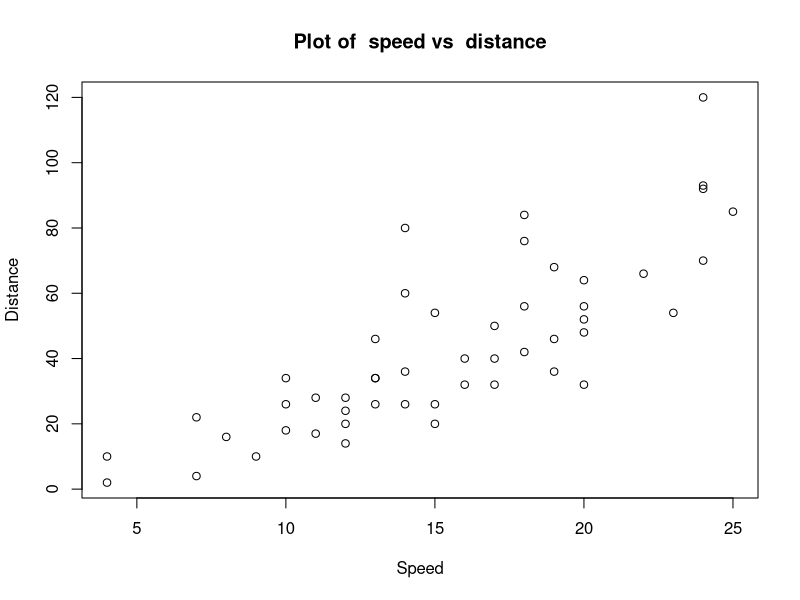
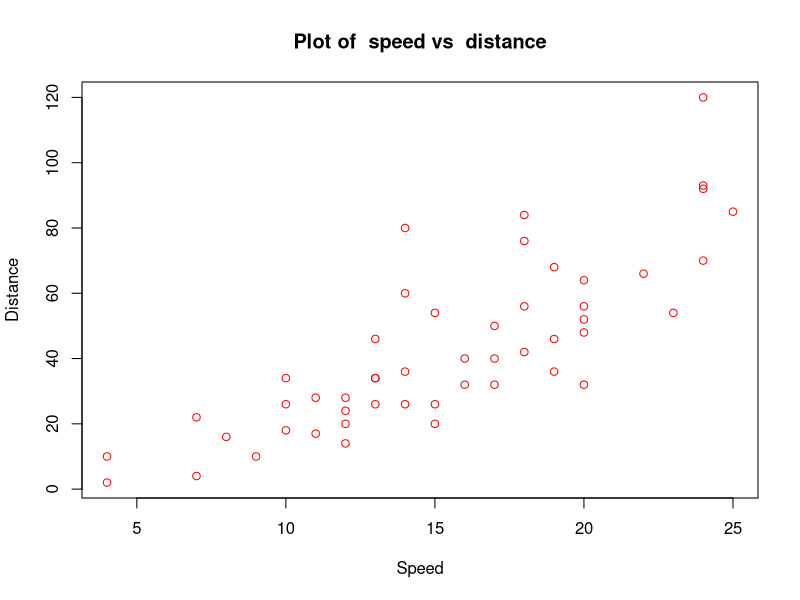
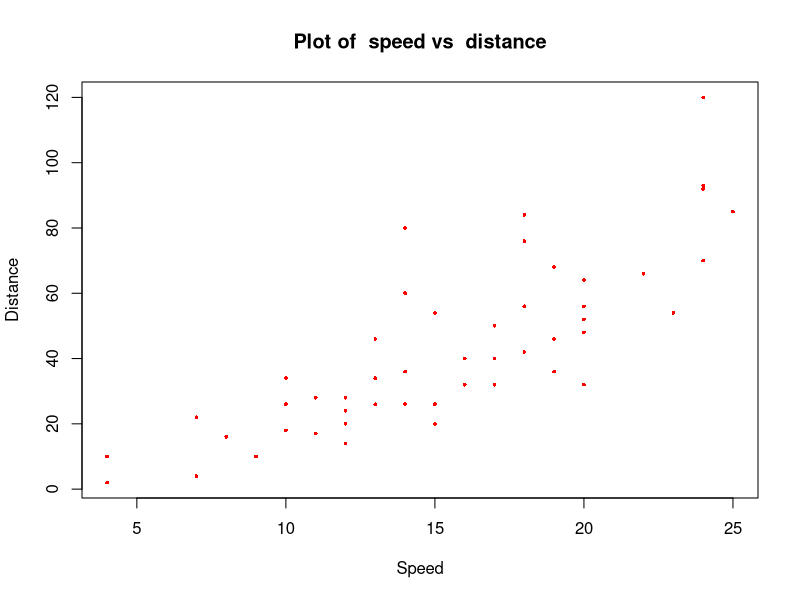
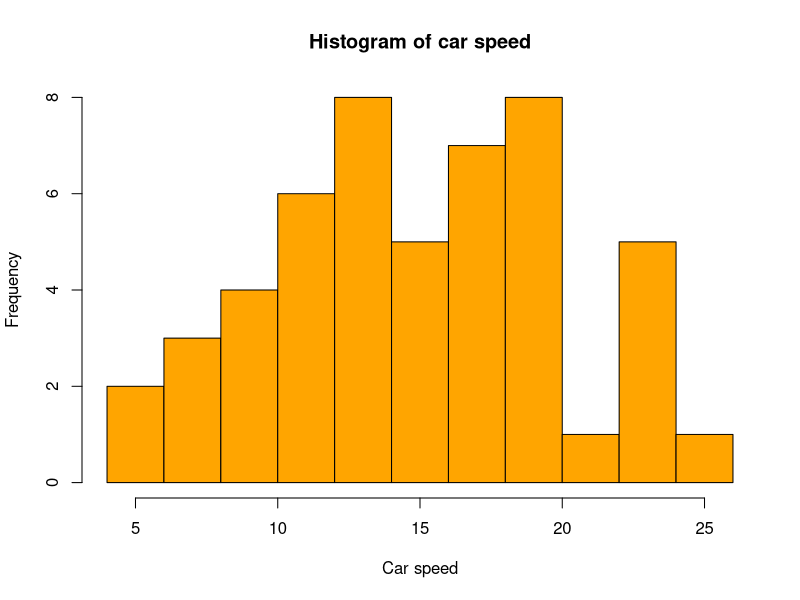

Generate these figures, in order, with R:
## ---- chunk 1
x<- 5
y<- 2
x
y
x+y  
x*y
x-y
x/y
x^2 
## ---- chunk 2
x <- c(1,2,3,7,9,3) # write down each entry of vector 
x
## ---- chunk 3
x <- 1:25
x
## ---- chunk 4
x<- seq(from = 2, to = 12, by =2)
x
y<- seq(from=12,to=2,by=-2)
y
z<- seq(1,10,length.out = 40) # vector of length 40 with equally spaced entries, First entry is 1 alnd the last entry is 10. 
z
length(z)
## ---- chunk 5
x<- rep(1,25) 
x
y<- rep(1:3,3)
y
z<-rep(1:4,c(2,3,4,5))
z
## ---- chunk 6
x<-seq(from = 2, to = 12, by =0.2)
x
mean(x)
var(x)
length(x)
## ---- chunk 7
x<- 1:4
y<- 8:12
z<- c(x,y)
z
## ---- chunk 8
m<- matrix(1:20,nrow=4,byrow=T) # specifies no_of_rows(nrow)  and the matrix is filled by row (byrow=T)
m
## ---- chunk 9
m<- matrix(1:20,nrow=4,byrow=F) # specifies no_of_rows(nrow)  and the matrix is filled by column (byrow=F)
m
## ---- chunk 10
m<- matrix(1:20,ncol=10,byrow=F) # specifies no_of_columns(nrow)  and the matrix is filled by column (byrow=F)
m
## ---- chunk 11
a<-c(5,7,9)
b<-c(6,3,4)
c<-1:3
m<-cbind(a,b,c)
m
## ---- chunk 12
m<- matrix(1:20,nrow=4,byrow=T) 
m
rowSums(m)
colSums(m)
rowMeans(m)
colMeans(m)
dim(m)
## ---- chunk 13
m1<- matrix(1:25,nrow=5,byrow=T) 
m2<- matrix(3:27,nrow=5,byrow=T) 
m1
m2
m1+m2 # Has to be of same dimension
m1-m2  # Has to be of same dimension 
m1%*%m2  # note that the multiplication sign is %*% and NOT *               
## ---- chunk 14
a<- 1:5
b<- 3:7

a*b # this is dot product for vectors
m1*m2 # this is matrix elementwise product 

## ---- chunk 15
x<- seq(2,20,by=2) # This is shortcut for seq(from=2,to=20,by=2)
x

x[5] # 5th entry
x[1:4] # first four entry
x[c(2,3,5,8)] # 2nd 3rd 5th and 8th entry
x[-2] # all entries except 2nd one

x[-c(2,4,6)] # all entries except 2nd 4th and 6th entry


## ---- chunk 16
m<- matrix(1:20,nrow=4,byrow=TRUE)
m

m[2,3] # the entry of m which is at the intersection of row 2 column 3. 

m[1,] # First row of m
m[,1] # First column of m
m[c(1,3),] # row 1 and 3 of matrix m
m[c(1,3),c(2,5)] # submatrix of m with row 1 row 3, column 2 , column 5

m[-2,] # all rows except row 2

## ---- chunk 17
diag(c(2,4,6))
## ---- chunk 18
n = c(2, 3, 5,7) 
s = c("aa", "bb", "cc","dd") 
b = c(TRUE, FALSE, TRUE,TRUE) 
df = data.frame(n, s, b) 
df
## ---- chunk 19
new_row <- data.frame(n=9,s="ee",b=FALSE)
df<-rbind(df,new_row)
df
## ---- chunk 20
new_col<- data.frame(bool=c(1,0,1,1,0))
df<-cbind(df,new_col)
df
## ---- chunk 21
nrow(df) # number of observations
ncol(df)  # number of variables 
## ---- chunk 22
# Find the rows of df for which "bool" = 0
df_bool_0 <- df[df$bool==0,]
df_bool_0
## ---- chunk 23
# Create a new dataset with column "n", "s" , "b"
col_names<- c("n","s","b")
new_df<- df[,col_names]
new_df
## ---- chunk 24
for(i in 1:5){
  print(i)
}
## ---- chunk 25
b<-2
a<- 3
if(b>a){
  print('b is greater than a')
}else{
  print("b is less than or equal to a ",quote = 0) # default quote is 1, if quote = 1,
                                                   # then the quote will not be printed
}
## ---- chunk 26
a<- 5
i<- 0
while(i<a){
  cat("value of i is",i,"i is less than a \n")   # cat() can print several strings together
  i<- i+1
}
## ---- chunk 27
myfun<-function(a){  # a is the input 
  mean_a <- mean(a)
  var_a <- var(a)
  b<- (a-mean_a)/sqrt(var_a)
  return(b) # b is the output of the function
}
output<- myfun(1:30)
output
## ---- chunk 28
head(cars)
plot(cars$speed,cars$dist,xlab="Speed",ylab = "Distance", main = "Plot of  speed vs  distance")

## ---- chunk 29
plot(cars$speed,cars$dist,xlab="Speed",ylab = "Distance", main = "Plot of  speed vs  distance" , col='red')
## ---- chunk 30
plot(cars$speed,cars$dist,xlab="Speed",ylab = "Distance", main = "Plot of  speed vs  distance" , col='red' ,     pch = 16, cex=.5)
## ---- chunk 31
hist(cars$speed, breaks = 8, xlab = "Car speed", main="Histogram of car speed" , col = 'orange' ) # breaks gives the number of bins ( equally spaced)
## ---- chunk 32
#install.packages('readr')
## ---- chunk 33
library(readr)
## ---- chunk 34
Student <- list(name = 'Jake', age=22, major ='Statistics' , GPA = 3.8 )
Student
## ---- chunk 35
data<- list(x=cars[,1],y=cars[,2]) # from cars data
head(data)
## ---- chunk 36
summary(data)
## ---- chunk 37
my_new_fun<-function(a){
  mean_a <- mean(a)
  var_a <- var(a)
  b<- (a-mean_a)/sqrt(var_a)
  out <- list(data = a, normalizedData = b, data_mean = mean_a , data_var = var_a)
  return(out)
}
output<- my_new_fun(1:30)
output
